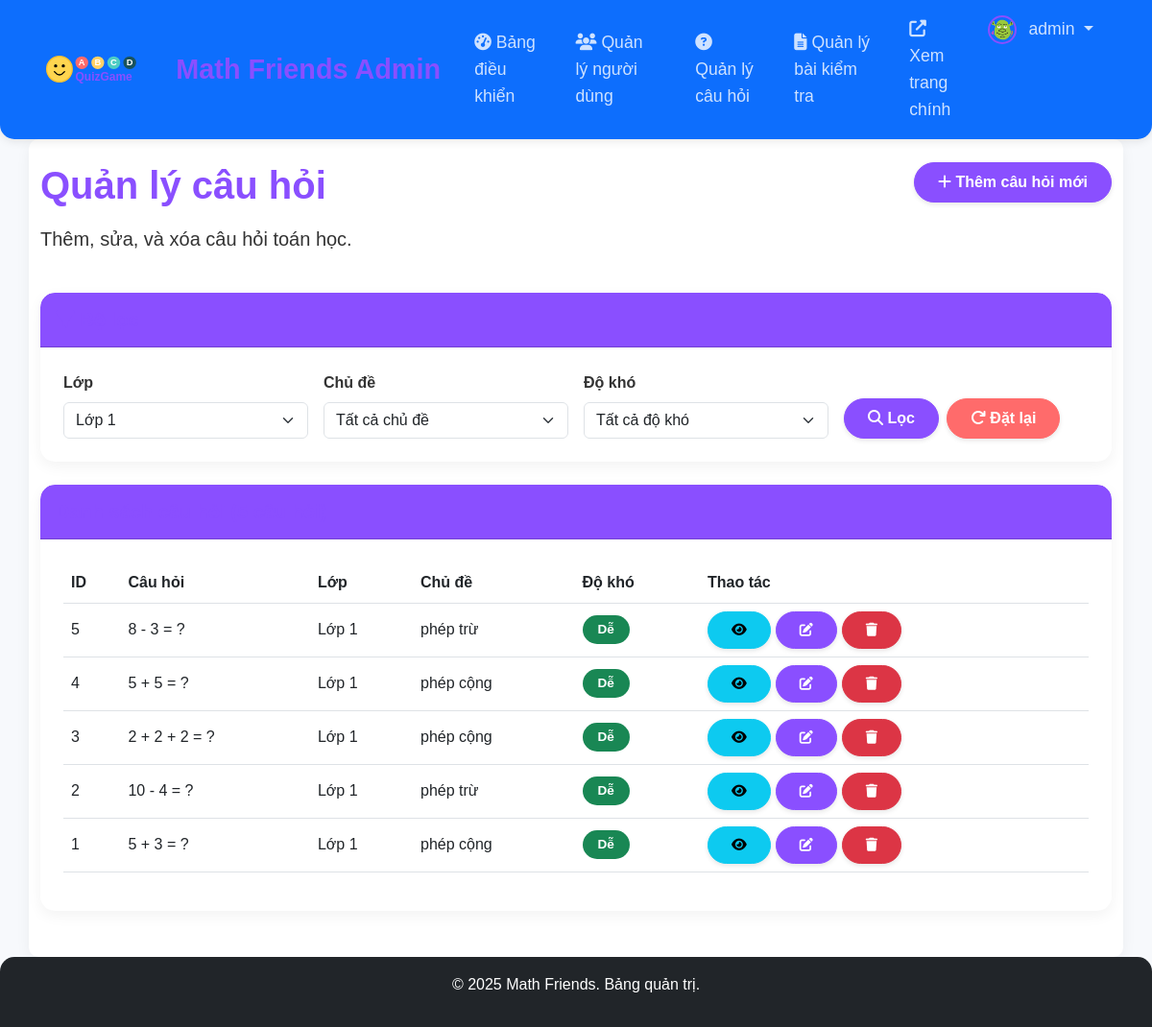
Page /admin/manage_questions.php?grade=1 (signed in) on the committed database.
### tables this page shows
CREATE TABLE IF NOT EXISTS math_questions (
    id INT AUTO_INCREMENT PRIMARY KEY,
    question_text TEXT NOT NULL,
    option_a TEXT NOT NULL,
    option_b TEXT NOT NULL,
    option_c TEXT NOT NULL,
    option_d TEXT NOT NULL,
    correct_answer CHAR(1) NOT NULL COMMENT 'A, B, C hoặc D',
    explanation TEXT,
    grade_level INT NOT NULL COMMENT 'Lớp 1-5',
    difficulty ENUM('easy', 'medium', 'hard') NOT NULL,
    topic VARCHAR(50) NOT NULL COMMENT 'phép cộng, phép trừ, ...',
    created_at TIMESTAMP DEFAULT CURRENT_TIMESTAMP,
    updated_at TIMESTAMP DEFAULT CURRENT_TIMESTAMP ON UPDATE CURRENT_TIMESTAMP
);

### admin/manage_questions.php (the view, shortened to what this page needs)
<?php
require_once '../includes/config.php';
$records_per_page = 10;
$page = isset($_GET['page']) ? intval($_GET['page']) : 1;
$offset = ($page - 1) * $records_per_page;
$grade_filter = isset($_GET['grade']) ? intval($_GET['grade']) : 0;
$where_clauses = [];
$params = [];
$types = "";
if ($grade_filter > 0) {
    $where_clauses[] = "grade_level = ?";
    $params[] = $grade_filter;
    $types .= "i";
}
$where_sql = !empty($where_clauses) ? "WHERE " . implode(" AND ", $where_clauses) : "";
$count_query = "SELECT COUNT(*) as total FROM math_questions $where_sql";
$stmt = mysqli_prepare($conn, $count_query);
if (!empty($params)) {
    mysqli_stmt_bind_param($stmt, $types, ...$params);
}
mysqli_stmt_execute($stmt);
$count_result = mysqli_stmt_get_result($stmt);
$count_data = mysqli_fetch_assoc($count_result);
$total_records = $count_data['total'];
$query = "SELECT * FROM math_questions $where_sql ORDER BY id DESC LIMIT ?, ?";
$stmt = mysqli_prepare($conn, $query);
if (!empty($params)) {
    $params[] = $offset;
    $params[] = $records_per_page;
    mysqli_stmt_bind_param($stmt, $types . "ii", ...$params);
} else {
    mysqli_stmt_bind_param($stmt, "ii", $offset, $records_per_page);
}
mysqli_stmt_execute($stmt);
$questions_result = mysqli_stmt_get_result($stmt);
include 'includes/admin_header.php';
?>
<div class="row mb-4">
    <div class="col-md-6">
        <h1>Quản lý câu hỏi</h1>
        <p class="lead">Thêm, sửa, và xóa câu hỏi toán học.</p>
    </div>
    <div class="col-md-6 text-end">
        <a href="add_question.php" class="btn btn-primary">
            <i class="fas fa-plus"></i> Thêm câu hỏi mới
        </a>
    </div>
</div>
<div class="card mb-4">
    <div class="card-header">
        <h5 class="mb-0">
            <i class="fas fa-filter"></i> Bộ lọc
        </h5>
    </div>
    <div class="card-body">
        <form method="GET" action="" class="row g-3">
            <div class="col-md-3">
                <label for="grade" class="form-label">Lớp</label>
                <select class="form-select" id="grade" name="grade">
                    <?php for ($i = 1; $i <= 5; $i++): ?>
                        <option value="<?php echo $i; ?>" <?php echo ($grade_filter === $i) ? 'selected' : ''; ?>>
                            Lớp <?php echo $i; ?>
                        </option>
                    <?php endfor; ?>
                </select>
            </div>
            <div class="col-md-3">
                <label for="topic" class="form-label">Chủ đề</label>
                <select class="form-select" id="topic" name="topic">
                    <option value="">Tất cả chủ đề</option>
                </select>
            </div>
            <div class="col-md-3">
                <label for="difficulty" class="form-label">Độ khó</label>
                <select class="form-select" id="difficulty" name="difficulty">
                    <option value="">Tất cả độ khó</option>
                </select>
            </div>
            <div class="col-md-3 d-flex align-items-end">
                <button type="submit" class="btn btn-primary me-2">
                    <i class="fas fa-search"></i> Lọc
                </button>
                <a href="manage_questions.php" class="btn btn-secondary">
                    <i class="fas fa-redo"></i> Đặt lại
                </a>
            </div>
        </form>
    </div>
</div>
<div class="card">
    <div class="card-header">
        <h5 class="mb-0">Danh sách câu hỏi (<?php echo $total_records; ?> câu hỏi)</h5>
    </div>
    <div class="card-body">
        <?php if (mysqli_num_rows($questions_result) > 0): ?>
            <div class="table-responsive">
                <table class="table table-hover">
                    <thead>
                        <tr>
                            <th>ID</th>
                            <th>Câu hỏi</th>
                            <th>Lớp</th>
                            <th>Chủ đề</th>
                            <th>Độ khó</th>
                            <th>Thao tác</th>
                        </tr>
                    </thead>
                    <tbody>
                        <?php while ($question = mysqli_fetch_assoc($questions_result)): ?>
                            <tr>
                                <td><?php echo $question['id']; ?></td>
                                <td>
                                    <?php
                                        $question_text = $question['question_text'];
                                        echo (strlen($question_text) > 100) ? htmlspecialchars(substr($question_text, 0, 100) . '...') : htmlspecialchars($question_text);
                                    ?>
                                </td>
                                <td>Lớp <?php echo $question['grade_level']; ?></td>
                                <td><?php echo htmlspecialchars($question['topic']); ?></td>
                                <td>
                                    <span class="badge <?php
                                        echo ($question['difficulty'] === 'easy') ? 'bg-success' :
                                            (($question['difficulty'] === 'medium') ? 'bg-warning' : 'bg-danger');
                                    ?>">
                                        <?php
                                            echo ($question['difficulty'] === 'easy') ? 'Dễ' :
                                                (($question['difficulty'] === 'medium') ? 'Trung bình' : 'Khó');
                                        ?>
                                    </span>
                                </td>
                                <td>
                                    <div class="action-buttons">
                                        <a href="view_question.php?id=<?php echo $question['id']; ?>" class="btn btn-sm btn-info" title="Xem chi tiết">
                                            <i class="fas fa-eye"></i>
                                        </a>
                                        <a href="edit_question.php?id=<?php echo $question['id']; ?>" class="btn btn-sm btn-primary" title="Chỉnh sửa">
                                            <i class="fas fa-edit"></i>
                                        </a>
                                        <a href="javascript:void(0);" onclick="confirmDelete(<?php echo $question['id']; ?>)" class="btn btn-sm btn-danger" title="Xóa">
                                            <i class="fas fa-trash"></i>
                                        </a>
                                    </div>
                                </td>
                            </tr>
                        <?php endwhile; ?>
                    </tbody>
                </table>
            </div>
        <?php endif; ?>
    </div>
</div>
<?php
include 'includes/admin_footer.php';
?>

### css/style.css (style rules this page uses)
:root { --primary-color: #8A4FFF; --secondary-color: #FF6B6B; --accent-color: #4ECDC4; --background-color: #F7F9FC; --success-color: #76E383; --warning-color: #FFD166; --danger-color: #FF4F5E; --text-color: #333333; --light-color: #FFFFFF; }
body { font-family: 'Rounded Mplus 1c', 'Quicksand', 'Comic Sans MS', sans-serif; background-color: var(--background-color); color: var(--text-color); font-size: 16px; line-height: 1.6; overflow-x: hidden; }
h1, h2, h3, h4, h5, h6 { font-weight: 700; margin-bottom: 1rem; color: var(--primary-color); }
.card { border: none; border-radius: 15px; box-shadow: 0 5px 15px rgba(0, 0, 0, 0.05); transition: all 0.3s ease; margin-bottom: 1.5rem; overflow: hidden; }
.card-header { background-color: var(--primary-color); color: var(--light-color); font-weight: bold; border-radius: 15px 15px 0 0 !important; padding: 1rem; }
.card-body { padding: 1.5rem; }
.btn { border-radius: 30px; padding: 0.5rem 1.5rem; font-weight: 600; transition: all 0.3s ease; box-shadow: 0 2px 5px rgba(0, 0, 0, 0.1); }
.btn-primary { background-color: var(--primary-color); border-color: var(--primary-color); }
.btn-secondary { background-color: var(--secondary-color); border-color: var(--secondary-color); }
.form-label { font-weight: 600; margin-bottom: 0.5rem; color: var(--text-color); }
.badge { border-radius: 20px; padding: 0.5rem 1rem; font-weight: 600; font-size: 0.85rem; }

### css/admin.css (style rules this page uses)
.action-buttons { display: flex; gap: 5px; }
.table { vertical-align: middle; }
.table thead { background-color: #f8f9fa; }
.btn-primary { background-color: #8A4FFF; border-color: #8A4FFF; }
.form-label { font-weight: 600; }

### rows in the picture
math_questions: id "5", question_text "8 - 3 = ?", grade_level "1", topic "phép trừ", difficulty "Dễ"
math_questions: id "4", question_text "5 + 5 = ?", grade_level "1", topic "phép cộng", difficulty "Dễ"
math_questions: id "3", question_text "2 + 2 + 2 = ?", grade_level "1", topic "phép cộng", difficulty "Dễ"
math_questions: id "2", question_text "10 - 4 = ?", grade_level "1", topic "phép trừ", difficulty "Dễ"
math_questions: id "1", question_text "5 + 3 = ?", grade_level "1", topic "phép cộng", difficulty "Dễ"

### other values in the picture
$_SESSION['username'] "admin"
